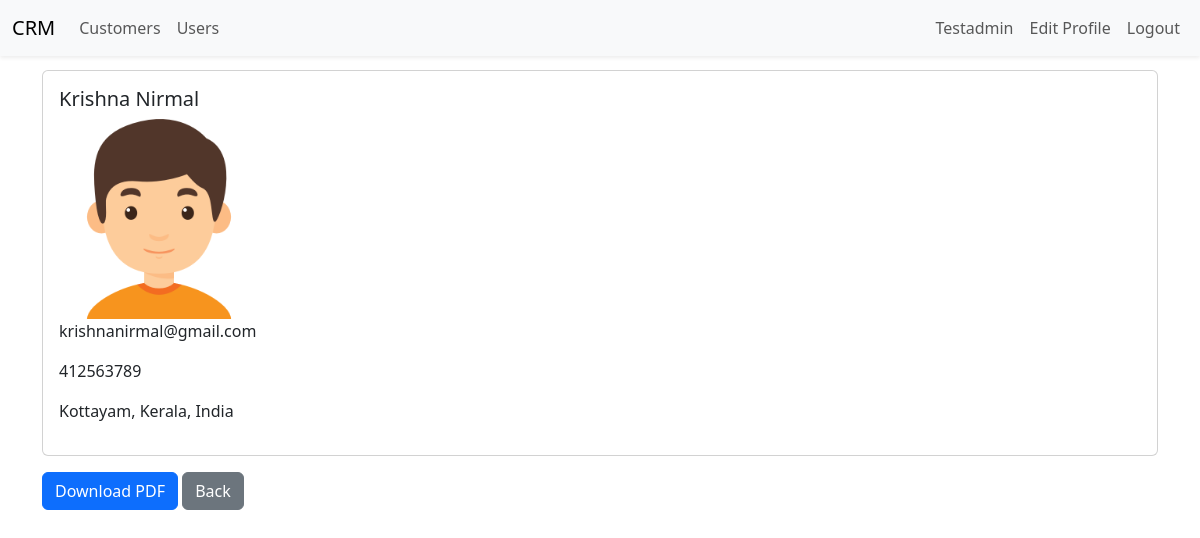
The app's page /customers/7/ (signed in) with its own data.
### customer_app/models.py (models this page shows, shortened)
class Customer(models.Model):
    first_name = models.CharField(max_length=100)
    last_name = models.CharField(max_length=100, blank=True)
    email = models.EmailField(blank=True)
    phone = models.CharField(max_length=30, blank=True)
    city = models.CharField(max_length=100, blank=True)
    state = models.CharField(max_length=100, blank=True)
    country = models.CharField(max_length=100, blank=True)
    image = models.ImageField(upload_to='customers/', blank=True, null=True)
    created_at = models.DateTimeField(auto_now_add=True)
    updated_at = models.DateTimeField(auto_now=True)

### customer_app/views.py (the view)
# urls.py: path('customers/<int:pk>/', views.customer_detail, name='customer_detail'),
@login_required
def customer_detail(request, pk):
    try:
        customer = get_object_or_404(Customer, pk=pk)
        return render(request, 'customer_detail.html', {'customer': customer})
    except Exception as e:
        raise Http404(f"Error loading customer: {e}")

### templates/customer_detail.html
{% extends 'base.html' %}
{% block content %}
<h2>Customer Details</h2>
{% if confirm_delete %}
  <p>Are you sure you want to delete <strong>{{ customer }}</strong>?</p>
  <form method="post">{% csrf_token %}
    <button class="btn btn-danger">Yes, delete</button>
    <a class="btn btn-secondary" href="{% url 'customer_list' %}">Cancel</a>
  </form>
{% else %}
  <div class="card">
    <div class="card-body">
      <h5 class="card-title">{{ customer.first_name }} {{ customer.last_name }}</h5>
      {% if customer.image %}<img src="{{ customer.image.url }}" style="max-width:200px">{% endif %}
      <p>{{ customer.email }}</p>
      <p>{{ customer.phone }}</p>
      <p>{{ customer.city }}, {{ customer.state }}, {{ customer.country }}</p>
    </div>
  </div>
<a class="btn btn-primary mt-3" href="{% url 'download_customer_pdf_individual' customer.pk %}">
    Download PDF
</a>
  <a class="btn btn-secondary mt-3" href="{% url 'customer_list' %}">Back</a>
{% endif %}
{% endblock %}

### templates/base.html (shortened to what this page needs)
<!doctype html>
<html>
<head>
  <link href="https://cdn.jsdelivr.net/npm/bootstrap@5.3.0/dist/css/bootstrap.min.css" rel="stylesheet">
</head>
<body>
<nav class="navbar navbar-expand-lg navbar-light bg-light fixed-top shadow-sm">
  <div class="container-fluid">
    <a class="navbar-brand" href="{% url 'customer_list' %}">CRM</a>
    <div class="collapse navbar-collapse" id="navbarNav">
      <ul class="navbar-nav me-auto mb-2 mb-lg-0">
        <li class="nav-item"><a class="nav-link" href="{% url 'customer_list' %}">Customers</a></li>
         <li class="nav-item"><a class="nav-link" href="{% url 'user_list' %}">Users</a></li>
      </ul>
      <ul class="navbar-nav">
        {% if user.is_authenticated %}
          <li class="nav-item"><a class="nav-link" href="#">{{ user.get_full_name|default:user.username }}</a></li>
          <li class="nav-item"><a class="nav-link" href="{% url 'edit_profile' %}">Edit Profile</a></li>
          <li class="nav-item"><a class="nav-link" href="{% url 'logout' %}">Logout</a></li>
        {% else %}
          <li class="nav-item"><a class="nav-link" href="{% url 'login' %}">Login</a></li>
        {% endif %}
      </ul>
    </div>
  </div>
</nav>
<div class="container mt-4">
  {% block content %}{% endblock %}
</div>
</body>
</html>

### records on screen
Customer: first_name "Krishna", last_name "Nirmal", image (picture), email "krishnanirmal@gmail.com", phone "412563789", city "Kottayam", state "Kerala", country "India"

### other values on screen
{{ user.get_full_name|default:user.username }} "Testadmin"
